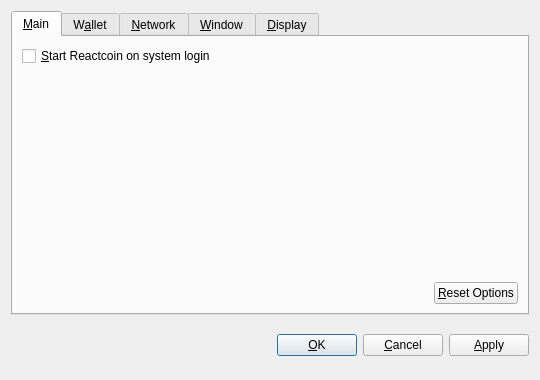
<?xml version="1.0" encoding="UTF-8"?>
<ui version="4.0">
 <class>OptionsDialog</class>
 <widget class="QDialog" name="OptionsDialog">
  <property name="geometry">
   <rect>
    <x>0</x>
    <y>0</y>
    <width>540</width>
    <height>380</height>
   </rect>
  </property>
  <property name="windowTitle">
   <string>Options</string>
  </property>
  <property name="modal">
   <bool>true</bool>
  </property>
  <layout class="QVBoxLayout" name="verticalLayout">
   <item>
    <widget class="QTabWidget" name="tabWidget">
     <property name="tabPosition">
      <enum>QTabWidget::North</enum>
     </property>
     <property name="currentIndex">
      <number>0</number>
     </property>
     <widget class="QWidget" name="tabMain">
      <attribute name="title">
       <string>&amp;Main</string>
      </attribute>
      <layout class="QVBoxLayout" name="verticalLayout_Main">
       <item>
        <widget class="QCheckBox" name="bitcoinAtStartup">
         <property name="toolTip">
          <string>Automatically start Reactcoin after logging in to the system.</string>
         </property>
         <property name="text">
          <string>&amp;Start Reactcoin on system login</string>
         </property>
        </widget>
       </item>
       <item>
        <spacer name="verticalSpacer_Main">
         <property name="orientation">
          <enum>Qt::Vertical</enum>
         </property>
         <property name="sizeHint" stdset="0">
          <size>
           <width>20</width>
           <height>40</height>
          </size>
         </property>
        </spacer>
       </item>
       <item>
        <layout class="QHBoxLayout" name="horizontalLayout_2_Main">
         <item>
          <spacer name="horizontalSpacer_2_Main">
           <property name="orientation">
            <enum>Qt::Horizontal</enum>
           </property>
           <property name="sizeHint" stdset="0">
            <size>
             <width>40</width>
             <height>20</height>
            </size>
           </property>
          </spacer>
         </item>
         <item>
          <widget class="QPushButton" name="resetButton">
           <property name="toolTip">
            <string>Reset all client options to default.</string>
           </property>
           <property name="text">
            <string>&amp;Reset Options</string>
           </property>
           <property name="autoDefault">
            <bool>false</bool>
           </property>
          </widget>
         </item>
        </layout>
       </item>
      </layout>
     </widget>
     <widget class="QWidget" name="tabWallet">
      <attribute name="title">
       <string>W&amp;allet</string>
      </attribute>
      <layout class="QVBoxLayout" name="verticalLayout_Network">
       <item>
        <widget class="QLabel" name="transactionFeeInfoLabel">
         <property name="text">
          <string>Optional transaction fee per kB that helps make sure your transactions are processed quickly. Most transactions are 1 kB.</string>
         </property>
         <property name="textFormat">
          <enum>Qt::PlainText</enum>
         </property>
         <property name="wordWrap">
          <bool>true</bool>
         </property>
        </widget>
       </item>
       <item>
        <layout class="QHBoxLayout" name="horizontalLayout_1_Main">
         <item>
          <widget class="QLabel" name="transactionFeeLabel">
           <property name="text">
            <string>Pay transaction &amp;fee</string>
           </property>
           <property name="textFormat">
            <enum>Qt::PlainText</enum>
           </property>
           <property name="buddy">
            <cstring>transactionFee</cstring>
           </property>
          </widget>
         </item>
         <item>
          <widget class="BitcoinAmountField" name="transactionFee"/>
         </item>
         <item>
          <spacer name="horizontalSpacer_1_Main">
           <property name="orientation">
            <enum>Qt::Horizontal</enum>
           </property>
           <property name="sizeHint" stdset="0">
            <size>
             <width>40</width>
             <height>20</height>
            </size>
           </property>
          </spacer>
         </item>
        </layout>
       </item>
       <item>
        <widget class="QLabel" name="label">
         <property name="text">
          <string>If you disable the spending of unconfirmed change, the change from a transaction cannot be used until that transaction has at least one confirmation. This also affects how your balance is computed.</string>
         </property>
         <property name="wordWrap">
          <bool>true</bool>
         </property>
        </widget>
       </item>
       <item>
        <widget class="QCheckBox" name="spendZeroConfChange">
         <property name="text">
          <string>Spend unconfirmed change  (experts only)</string>
         </property>
        </widget>
       </item>
       <item>
        <spacer name="verticalSpacer">
         <property name="orientation">
          <enum>Qt::Vertical</enum>
         </property>
         <property name="sizeHint" stdset="0">
          <size>
           <width>20</width>
           <height>40</height>
          </size>
         </property>
        </spacer>
       </item>
      </layout>
     </widget>
     <widget class="QWidget" name="tabNetwork">
      <attribute name="title">
       <string>&amp;Network</string>
      </attribute>
      <layout class="QVBoxLayout" name="verticalLayout_Network">
       <item>
        <widget class="QCheckBox" name="mapPortUpnp">
         <property name="toolTip">
          <string>Automatically open the Reactcoin client port on the router. This only works when your router supports UPnP and it is enabled.</string>
         </property>
         <property name="text">
          <string>Map port using &amp;UPnP</string>
         </property>
        </widget>
       </item>
       <item>
        <widget class="QCheckBox" name="connectSocks">
         <property name="toolTip">
          <string>Connect to the Reactcoin network through a SOCKS proxy (e.g. when connecting through Tor).</string>
         </property>
         <property name="text">
          <string>&amp;Connect through SOCKS proxy:</string>
         </property>
        </widget>
       </item>
       <item>
        <layout class="QHBoxLayout" name="horizontalLayout_Network">
         <item>
          <widget class="QLabel" name="proxyIpLabel">
           <property name="text">
            <string>Proxy &amp;IP:</string>
           </property>
           <property name="textFormat">
            <enum>Qt::PlainText</enum>
           </property>
           <property name="buddy">
            <cstring>proxyIp</cstring>
           </property>
          </widget>
         </item>
         <item>
          <widget class="QValidatedLineEdit" name="proxyIp">
           <property name="maximumSize">
            <size>
             <width>140</width>
             <height>16777215</height>
            </size>
           </property>
           <property name="toolTip">
            <string>IP address of the proxy (e.g. 127.0.0.1)</string>
           </property>
          </widget>
         </item>
         <item>
          <widget class="QLabel" name="proxyPortLabel">
           <property name="text">
            <string>&amp;Port:</string>
           </property>
           <property name="textFormat">
            <enum>Qt::PlainText</enum>
           </property>
           <property name="buddy">
            <cstring>proxyPort</cstring>
           </property>
          </widget>
         </item>
         <item>
          <widget class="QLineEdit" name="proxyPort">
           <property name="maximumSize">
            <size>
             <width>55</width>
             <height>16777215</height>
            </size>
           </property>
           <property name="toolTip">
            <string>Port of the proxy (e.g. 9050)</string>
           </property>
          </widget>
         </item>
         <item>
          <widget class="QLabel" name="socksVersionLabel">
           <property name="text">
            <string>SOCKS &amp;Version:</string>
           </property>
           <property name="textFormat">
            <enum>Qt::PlainText</enum>
           </property>
           <property name="buddy">
            <cstring>socksVersion</cstring>
           </property>
          </widget>
         </item>
         <item>
          <widget class="QValueComboBox" name="socksVersion">
           <property name="toolTip">
            <string>SOCKS version of the proxy (e.g. 5)</string>
           </property>
          </widget>
         </item>
         <item>
          <spacer name="horizontalSpacer_Network">
           <property name="orientation">
            <enum>Qt::Horizontal</enum>
           </property>
           <property name="sizeHint" stdset="0">
            <size>
             <width>40</width>
             <height>20</height>
            </size>
           </property>
          </spacer>
         </item>
        </layout>
       </item>
       <item>
        <spacer name="verticalSpacer_Network">
         <property name="orientation">
          <enum>Qt::Vertical</enum>
         </property>
         <property name="sizeHint" stdset="0">
          <size>
           <width>20</width>
           <height>40</height>
          </size>
         </property>
        </spacer>
       </item>
      </layout>
     </widget>
     <widget class="QWidget" name="tabWindow">
      <attribute name="title">
       <string>&amp;Window</string>
      </attribute>
      <layout class="QVBoxLayout" name="verticalLayout_Window">
       <item>
        <widget class="QCheckBox" name="minimizeToTray">
         <property name="toolTip">
          <string>Show only a tray icon after minimizing the window.</string>
         </property>
         <property name="text">
          <string>&amp;Minimize to the tray instead of the taskbar</string>
         </property>
        </widget>
       </item>
       <item>
        <widget class="QCheckBox" name="minimizeOnClose">
         <property name="toolTip">
          <string>Minimize instead of exit the application when the window is closed. When this option is enabled, the application will be closed only after selecting Quit in the menu.</string>
         </property>
         <property name="text">
          <string>M&amp;inimize on close</string>
         </property>
        </widget>
       </item>
       <item>
        <spacer name="verticalSpacer_Window">
         <property name="orientation">
          <enum>Qt::Vertical</enum>
         </property>
         <property name="sizeHint" stdset="0">
          <size>
           <width>20</width>
           <height>40</height>
          </size>
         </property>
        </spacer>
       </item>
      </layout>
     </widget>
     <widget class="QWidget" name="tabDisplay">
      <attribute name="title">
       <string>&amp;Display</string>
      </attribute>
      <layout class="QVBoxLayout" name="verticalLayout_Display">
       <item>
        <layout class="QHBoxLayout" name="horizontalLayout_1_Display">
         <item>
          <widget class="QLabel" name="langLabel">
           <property name="text">
            <string>User Interface &amp;language:</string>
           </property>
           <property name="textFormat">
            <enum>Qt::PlainText</enum>
           </property>
           <property name="buddy">
            <cstring>lang</cstring>
           </property>
          </widget>
         </item>
         <item>
          <widget class="QValueComboBox" name="lang">
           <property name="toolTip">
            <string>The user interface language can be set here. This setting will take effect after restarting Reactcoin.</string>
           </property>
          </widget>
         </item>
        </layout>
       </item>
       <item>
        <layout class="QHBoxLayout" name="horizontalLayout_2_Display">
         <item>
          <widget class="QLabel" name="unitLabel">
           <property name="text">
            <string>&amp;Unit to show amounts in:</string>
           </property>
           <property name="textFormat">
            <enum>Qt::PlainText</enum>
           </property>
           <property name="buddy">
            <cstring>unit</cstring>
           </property>
          </widget>
         </item>
         <item>
          <widget class="QValueComboBox" name="unit">
           <property name="toolTip">
            <string>Choose the default subdivision unit to show in the interface and when sending coins.</string>
           </property>
          </widget>
         </item>
        </layout>
       </item>
       <item>
        <widget class="QCheckBox" name="displayAddresses">
         <property name="toolTip">
          <string>Whether to show Reactcoin addresses in the transaction list or not.</string>
         </property>
         <property name="text">
          <string>&amp;Display addresses in transaction list</string>
         </property>
        </widget>
       </item>
       <item>
        <widget class="QCheckBox" name="coinControlFeatures">
         <property name="toolTip">
          <string>Whether to show coin control features or not.</string>
         </property>
         <property name="text">
          <string>Display coin &amp;control features (experts only!)</string>
         </property>
        </widget>
       </item>
       <item>
        <spacer name="verticalSpacer_Display">
         <property name="orientation">
          <enum>Qt::Vertical</enum>
         </property>
         <property name="sizeHint" stdset="0">
          <size>
           <width>20</width>
           <height>40</height>
          </size>
         </property>
        </spacer>
       </item>
      </layout>
     </widget>
    </widget>
   </item>
   <item>
    <layout class="QHBoxLayout" name="horizontalLayout_Buttons">
     <item>
      <spacer name="horizontalSpacer_1">
       <property name="orientation">
        <enum>Qt::Horizontal</enum>
       </property>
       <property name="sizeHint" stdset="0">
        <size>
         <width>40</width>
         <height>48</height>
        </size>
       </property>
      </spacer>
     </item>
     <item>
      <widget class="QLabel" name="statusLabel">
       <property name="font">
        <font>
         <weight>75</weight>
         <bold>true</bold>
        </font>
       </property>
       <property name="text">
        <string/>
       </property>
       <property name="textFormat">
        <enum>Qt::PlainText</enum>
       </property>
       <property name="wordWrap">
        <bool>true</bool>
       </property>
      </widget>
     </item>
     <item>
      <spacer name="horizontalSpacer_2">
       <property name="orientation">
        <enum>Qt::Horizontal</enum>
       </property>
       <property name="sizeHint" stdset="0">
        <size>
         <width>40</width>
         <height>48</height>
        </size>
       </property>
      </spacer>
     </item>
     <item>
      <widget class="QPushButton" name="okButton">
       <property name="text">
        <string>&amp;OK</string>
       </property>
      </widget>
     </item>
     <item>
      <widget class="QPushButton" name="cancelButton">
       <property name="text">
        <string>&amp;Cancel</string>
       </property>
       <property name="autoDefault">
        <bool>false</bool>
       </property>
      </widget>
     </item>
     <item>
      <widget class="QPushButton" name="applyButton">
       <property name="text">
        <string>&amp;Apply</string>
       </property>
       <property name="autoDefault">
        <bool>false</bool>
       </property>
      </widget>
     </item>
    </layout>
   </item>
  </layout>
 </widget>
 <customwidgets>
  <customwidget>
   <class>BitcoinAmountField</class>
   <extends>QSpinBox</extends>
   <header>bitcoinamountfield.h</header>
  </customwidget>
  <customwidget>
   <class>QValueComboBox</class>
   <extends>QComboBox</extends>
   <header>qvaluecombobox.h</header>
  </customwidget>
  <customwidget>
   <class>QValidatedLineEdit</class>
   <extends>QLineEdit</extends>
   <header>qvalidatedlineedit.h</header>
  </customwidget>
 </customwidgets>
 <resources/>
 <connections/>
</ui>
